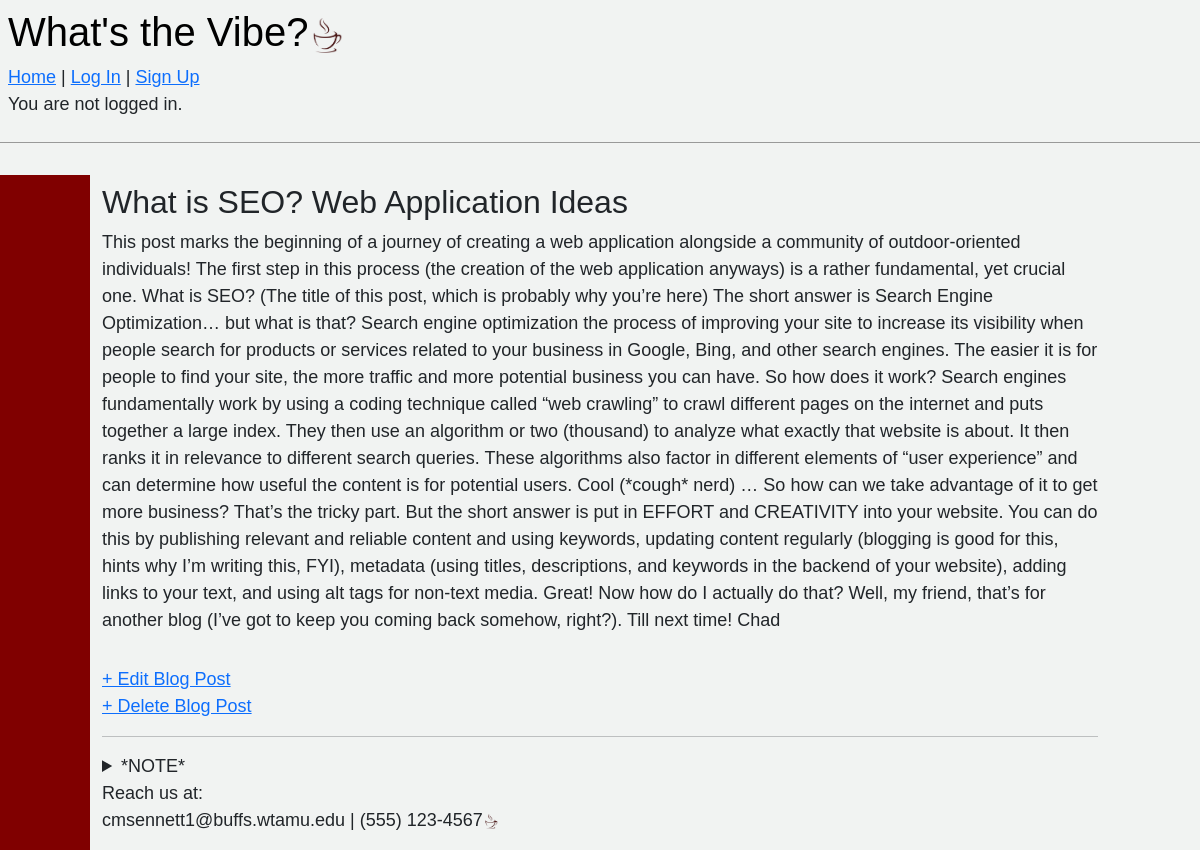
Page /post/6/ on the committed database.
### blog/models.py (models this page shows, shortened)
class Post(models.Model):
    title = models.CharField(max_length=200)
    author = models.ForeignKey(
        "auth.User",
        on_delete=models.CASCADE,
    )
    body = models.TextField()

### blog/views.py (the view)
# urls.py: path("post/<int:pk>/", BlogDetailView.as_view(), name="post_detail"),
class BlogDetailView(DetailView):
    model = Post
    template_name = "post_detail.html"

### templates/post_detail.html
{% extends "base.html" %}
{% block content %}
  <div class="post-entry">
    <h2>{{ post.title }}</h2>
    <p>{{ post.body }}</p>
  </div>
<a href="{% url 'post_edit' post.pk %}">+ Edit Blog Post</a><br/>
<a href="{% url 'post_delete' post.pk %}">+ Delete Blog Post</a>
{% endblock content %}

### static/css/base.css (style rules this page uses)
body { font-family: 'Source Sans Pro', sans-serif; font-size: 18px; background-color: #f1f3f2; }
.post-entry { margin-bottom: 2rem; }
.post-entry h2 { margin: 0.5rem 0; }
.post-entry p { margin: 0; font-weight: 400; }

### rows in the picture
Post: title "What is SEO? Web Application Ideas", body "This post marks the beginning of a journey of creating a web application alongside a community of outdoor-oriented individuals! The first step in this process (the creation of the web application anyways) is a rather fundamental, yet crucial one. What is SEO? (The title of this post, which is probably why you’re here) The short answer is Search Engine Optimization… but what is that? Search engine optimization the process of improving your site to increase its visibility when people search for products or services related to your business in Google, Bing, and other search engines. The easier it is for people to find your site, the more traffic and more potential business you can have. So how…"
